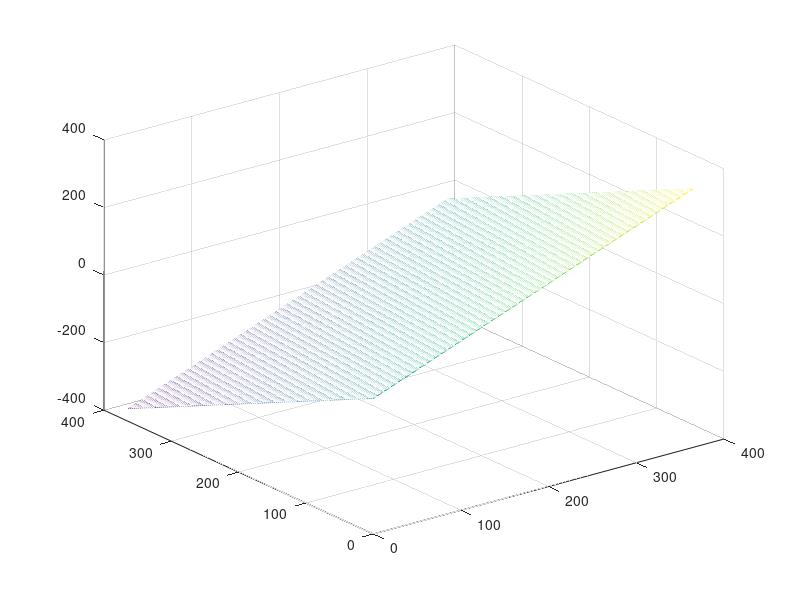

Write MATLAB code to recreate this figure. (Note: this script raises an error after producing the figure.)
%% initializations
% Jordyn Watkins
% MATH 319 - Optimization
% Final Project

clear all
close all
clc
%% Optimization Problem Defintion

% Optmization Problem
% min   f(x) = x2 - x1                  
% wrt   x = {x1, x2}
% st    0.0175*R <= 1500                * # of deaths < 1500
%       x2 - x1 >= 0                    * # of SIPO days cannot be negative

%       max(I)*0.2*0.33333 <= 5070      * this ensures hospitals remain under
%                                       * their capacity

%       x1, x2 >= 0                     * all variables must be >=0
% ========================================================================
%       S + I + R = 7.6 million       * SIR adds to total population
%                                       * used for error checking - NOT a
%                                         constraint
% ========================================================================
% where x1 = start date of SIPO
%       x2 = the end date of SIPO,
%       S = number of susceptibles 
%       I = number of infectives
%       R = number of recovered

% formula used to plot SIR pattern:
%       S(t+1) = S(t) - r*S(t)*I(t)
%       I(t+1) = I(t) + r*S(t)*I(t) - a*I(t)
%       R(t+1) = R(t) + a*I(t)

%% Troubleshooting
%Three dimensional plots of the objective function and major constraints.
%Followed by 2-D plots of the I-curve with respect to hospital capacity to
%see if the maximum of I actually changes or not.

% 3-D plot of objective function
Z = zeros(365,365);
for X = 1:1:365
    for Y = 1:1:365
        Z(X,Y) = Y-X;
    end
end

figure;
mesh(Z)

% 3-D plot of constraints. Hospital capacity constraint is second plot,
% death constraint is first plot.
for X = 62:1:180
    for Y = 62:1:180
        x = [X,Y];
        g(X,Y,:) = NonLCon(x);
    end
end
figure;
mesh(g(:,:,1))
figure;
mesh(g(:,:,2))


% 2-D plot of I-curve with respect to hospital capacity to see if a
% feasible solution is possible. Appears that a feasible solution is
% possible with x1 = 62 and x2 = 141. 
a = 0.04166667;
S(1,1) = 7599999/7600000;
I(1,1) = 1/7600000;
R(1,1) = 0/7600000;
time(1,1) = 0;
hospitalCapacity(1,1) = 76050/7600000;

for x2 = 140:1:142
    for i=1:365

        if(i >= 62)&&(i <= x2)
            r = 0.0291666;
        elseif(i > x2)&&((x2-62) > 0)
            r = 0.07;
        else
            r = 0.14583345;
        end
        S(1,i+1) = S(1,i)- r*S(1,i)*I(1,i);
        I(1,i+1) = I(1,i) + r*S(1,i)*I(1,i) - a*I(1,i);
        R(1,i+1) = R(1,i) + a*I(1,i);
        time(1,i+1) = i+1;
        hospitalCapacity(1,i+1) = 76050/7600000;

    end
    figure;
    plot(time(1,:),I(1,:))
    hold
    plot(time(1,:),hospitalCapacity(1,:))
    legend("Infectives","hospital capacity")
    title('Test change in max constraints')
    xlabel('Time(days)')
    ylabel('Fraction of Population')
end

%% SIR Model WITHOUT SIPO Implementation
% This model shows the progression of the coronavirus without any social
% distancing measures implemented. This serves as a comparison for the
% optimized problem scenarios.

r = 0.14583345;
a = 0.04166667;
S(1,1) = 7599999/7600000;
I(1,1) = 1/7600000;
R(1,1) = 0/7600000;
time(1,1) = 0;
hospitalCapacity(1,1) = 25350/7600000;

for i=1:365
    
    S(1,i+1) = S(1,i)- r*S(1,i)*I(1,i);
    I(1,i+1) = I(1,i) + r*S(1,i)*I(1,i) - a*I(1,i);
    R(1,i+1) = R(1,i) + a*I(1,i);
    time(1,i+1) = i+1;
    hospitalCapacity(1,i+1) = 25350/7600000;
    
end

figure
plot(time(1,:),S(1,:))
hold
plot(time(1,:),I(1,:))
plot(time(1,:),R(1,:))
plot(time(1,:),hospitalCapacity)
legend("Susceptibles","Infectives","Removed","Hospital Capacity")
title('Virus Progression Without SIPO Implementation')
xlabel('Time(days)')
ylabel('Fraction of Population')

%% Disease Progression Based on WA State Actions (Actual Model)
% This model illustrates the progression of the coronavirus on the
% population based on Washington State's actual actions - with the
% implementation date of SIPO, and the phase out stages.

a = 0.04166667;
S(1,1) = 7599999/7600000;
I(1,1) = 1/7600000;
R(1,1) = 0/7600000;
time(1,1) = 0;
hospitalCapacity(1,1) = 25350/7600000;
deathcap(1,1) = 85714/7600000;

for i=1:365
    
    if (i <= 62)                    % R0 of 3.5
        r = 0.14583345;
    elseif (i > 62) && (i <= 131)   % R0 of 0.7
        r = 0.02916667;
    elseif (i > 131) && (i <= 320)  % R0 of 1.1
        r = 0.0458333;
    elseif (i > 320) && (i <= 365)  % R0 of 1.75
        r = 0.072916725;
    end 
    
    S(1,i+1) = S(1,i)- r*S(1,i)*I(1,i);
    I(1,i+1) = I(1,i) + r*S(1,i)*I(1,i) - a*I(1,i);
    R(1,i+1) = R(1,i) + a*I(1,i);
    time(1,i+1) = i+1;
    hospitalCapacity(1,i+1) = 25350/7600000;
    deathcap(1,i+1) = 85714/7600000;
    
end

figure
plot(time(1,:),I(1,:))
hold
plot(time(1,:),hospitalCapacity)
plot(time(1,:),deathcap)
legend("Infectives", "Hospital Capacity", "Death Constraint")
title('Virus Progression Based on WA State Actions')
xlabel('Time(days)')
ylabel('Fraction of Population')

%% Minimum # of SIPO Days (Realistic Model)
% First analysis to find the minimum number of SIPO days modeled after
% Washington States actual timeline - issuing SIPO March 23 (62 days after 
% first case). Evaluated from t = 0 to t = 365 days since that's when an 
% expected vaccine should be in circulation. 

% initial conditions
X0 = [62 201];
LB = [62 62];         % Lower bounds on variables
UB = 365*ones(1,2); % Upper bounds on variables

% linear constraints
A = [1 -1];          % Coefficients of linear constraints equations
B = [0];             % Right side vector for linear constraints equations

options = optimset('Display', 'iter', 'LargeScale','off','Algorithm','active-set','GradObj','on','GradConstr','off');
[x, fval, flag, output] = fmincon('ObjFcn',X0,A,B,[],[],LB,UB,'NonLCon',options)

a = 0.04166667;
S(1,1) = 7599999/7600000;
I(1,1) = 1/7600000;
R(1,1) = 0/7600000;
time(1,1) = 0;
hospitalCapacity(1,1) = 25350/7600000;
deathcap(1,1) = 85714/7600000;

for i=1:365
    
    if(i >= x(1))&&(i <= x(2))            % R0 of 0.7
        r = 0.0291666;
    elseif(i > x(2))&&((x(2)-x(1)) > 0)   % R0 of 1.68
        r = 0.07;
    else
        r = 0.14583345;                   % R0 of 3.5
    end
    S(1,i+1) = S(1,i)- r*S(1,i)*I(1,i);
    I(1,i+1) = I(1,i) + r*S(1,i)*I(1,i) - a*I(1,i);
    R(1,i+1) = R(1,i) + a*I(1,i);
    time(1,i+1) = i+1;
    hospitalCapacity(1,i+1) = 25350/7600000;
    deathcap(1,i+1) = 85714/7600000;
    
end
figure
plot(time(1,:),I(1,:))
hold
plot(time(1,:),hospitalCapacity)
plot(time(1,:),deathcap)
legend("Infectives", "Hospital Capacity", "Death Constraint")
title('Plot of Virus Progression With Minimum # of SIPO daya(given earliest start date of March 23)')
xlabel('Time(days)')
ylabel('Fraction of Population')
%% Minimum # of SIPO Days (Best Case Scenario Model)
% This model assumes that the minimum start date can be as early as day 0
% (t = 0). The purpose of conducting this optimization problem is to
% compare this result to that of the realistic model to see how the number
% of SIPO days can be reduced by mandating the order earlier.

% initial conditions
%X0 = [0 140];
%LB = [0 0];         % Lower bounds on variables
%UB = 365*ones(1,2); % Upper bounds on variables

% linear constraints
%A = [1 -1];         % Coefficients of linear constraints equations
%B = 0;              % Right side vector for linear constraints equations

%options = optimset('LargeScale','off','Algorithm','active-set','GradObj','on','GradConstr','off');
%[x, fval, flag, output] = fmincon('ObjFcn',X0,A,B,[],[],LB,UB,'NonLCon',options)

